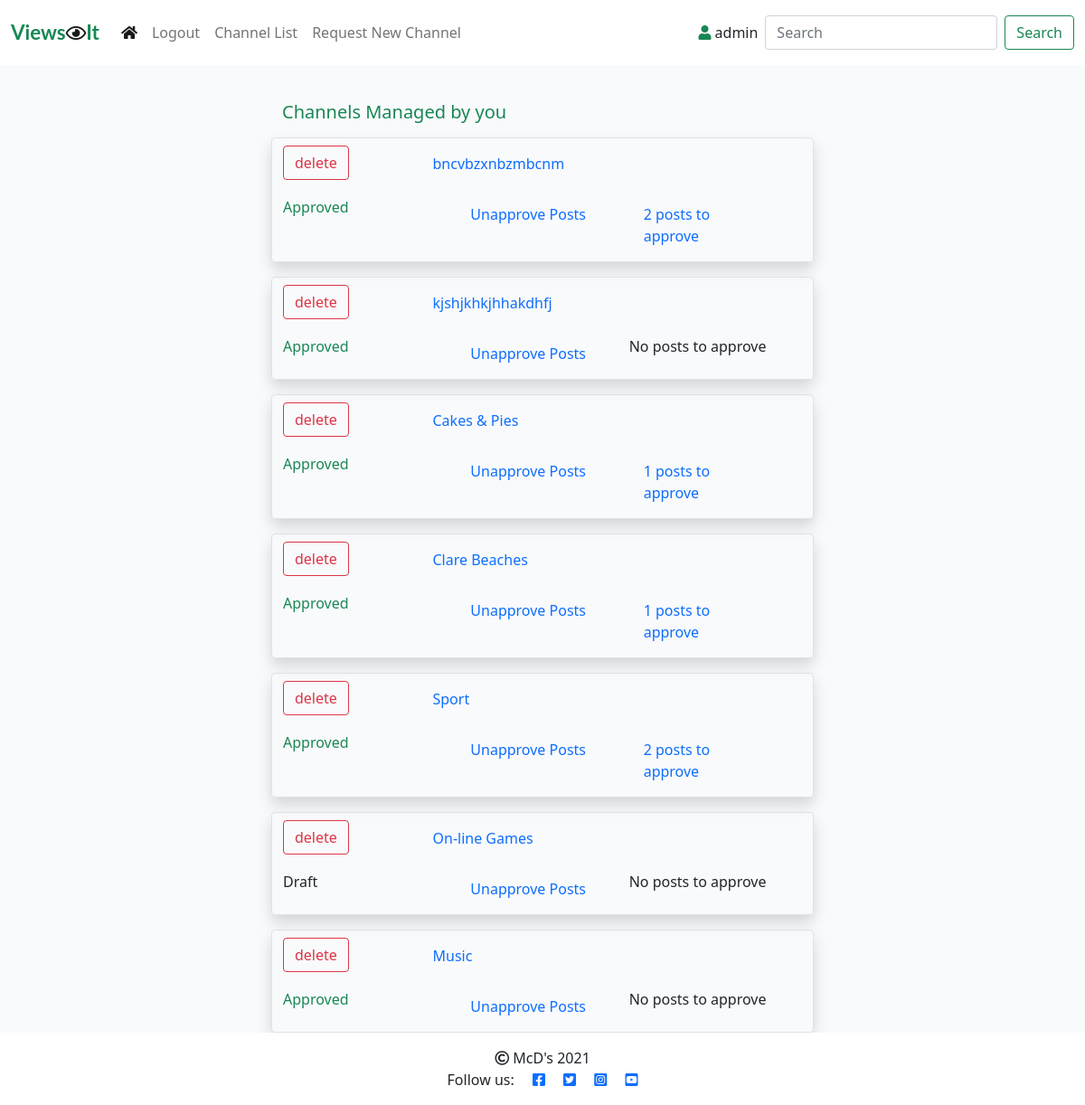
Page /channel_manage/ (signed in) on the earlier database version.
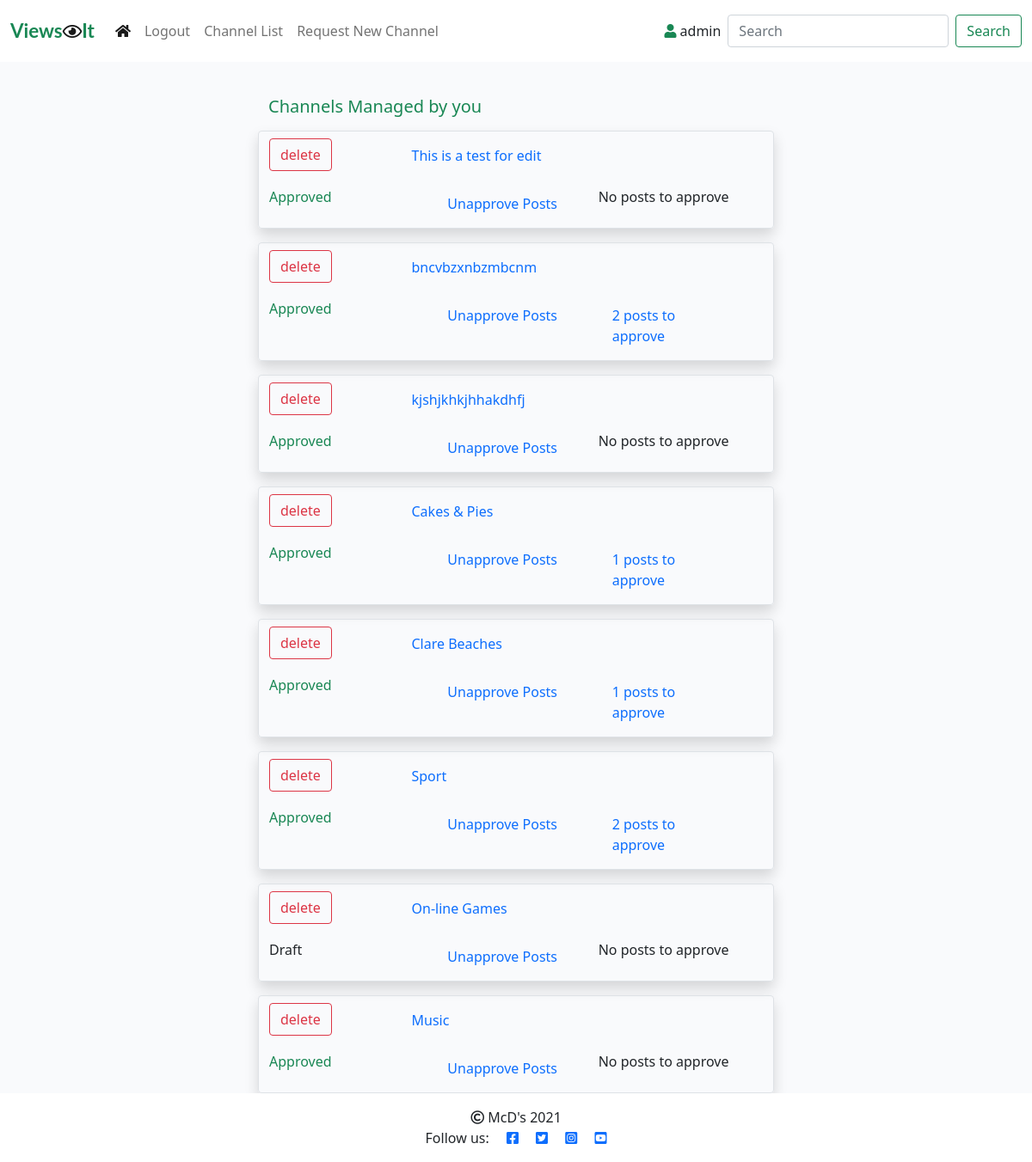
Same page on the later database version.
### viewsit_app/models.py (models this page shows, shortened)
class Channel(models.Model):
    topic = models.CharField(max_length=50)
    topic_url = models.SlugField(max_length=50, unique=True)
    description = models.CharField(max_length=200)
    author = models.ForeignKey(User, on_delete=models.CASCADE,
                               related_name="channels")
    created_on = models.DateTimeField(auto_now_add=True)
    updated_on = models.DateTimeField(auto_now=True)
    status = models.IntegerField(choices=STATUS, default=0)
    class Meta:
        ordering = ['-created_on']

### viewsit_app/views.py (the view)
# urls.py: path('channel_manage/', views.ChannelManage.as_view(),
class ChannelManage(generic.ListView):
    def get(self, request, *args, **kwargs):
        if not request.user.is_authenticated:
            return redirect('home')
        num_unapproved = Count('channelposts', filter=Q(channelposts__status__lte=0))
        queryset = Channel.objects.filter(author=request.user).order_by("-created_on").annotate(num_unapproved=num_unapproved)
        return render(
            request,
            "channel_manage.html",
            {
                "channel_list": queryset,
            },
        )

### templates/channel_manage.html (shortened to what this page needs)
{% extends "base.html" %}
{% block content %}
<div class="container-fluid">
    <div class="row">
        <div class="col-sm-6 mt-3 offset-md-3">
            <h5 class="mt-3 text-success">Channels Managed by you</h5>
            {% for channel in channel_list %}
                <div class="row border rounded shadow mt-3">
                    <div class="col-3 mt-2 mb-2">
                        <button type="button" class="btn btn-outline-danger" data-bs-toggle="modal" data-bs-target="#confirmManageDelete">delete</button>
                    </div>
                    <div class="col mt-2 mb-2 text-left" ><a class="nav-link" href="{% url 'channel_form' slug=channel.topic_url %}">
                        <p class="card-text">{{ channel.topic }}</p></a>
                    </div>
                    <div class="row">
                        {% if channel.status == 0 %}
                            <div class="col mt-2 mb-2 text-left">Draft</div>
                        {% else %}
                            <div class="col mt-2 mb-2 text-success text-left">Approved</div>
                        {% endif %}
                        <div class="col mt-2 mb-2 text-left" ><a class="nav-link" href="{% url 'channel_post_approve' slug=channel.topic_url post_approval_type='Unapprove' %}">
                            Unapprove Posts</a>
                        </div>
                        {% if channel.num_unapproved %}
                        <div class="col mt-2 mb-2 text-left"><a class="nav-link" href="{% url 'channel_post_approve' slug=channel.topic_url post_approval_type='Approve' %}">
                            {{ channel.num_unapproved }} posts to approve</a></div>
                        {% else %}
                        <div class="col mt-2 mb-2 text-left">No posts to approve</div>
                        {% endif %}
                    </div>
                </div>
            {% empty %}
                <div><h4>You currently don't manage any channels.</h4></div>
            {% endfor %}
        </div>
    </div>
</div>
{%endblock%}

### templates/base.html (shortened to what this page needs)
{% load static %}
<!DOCTYPE html>
<html class="h-100" lang="en">
<head>
    <link rel="stylesheet" href="https://cdnjs.cloudflare.com/ajax/libs/font-awesome/5.15.3/css/all.min.css">
    <link href="https://cdn.jsdelivr.net/npm/bootstrap@5.0.1/dist/css/bootstrap.min.css" rel="stylesheet"
>
    <link href="https://cdn.jsdelivr.net/npm/summernote@0.8.18/dist/summernote.min.css" rel="stylesheet">
    <link rel="stylesheet" href="{% static 'css/style.css' %}">
</head>
<body class="d-flex flex-column h-100 main-bg">
    <nav class="navbar navbar-expand-lg navbar-light fixed-top bg-white">
        <div class="container-fluid">
            <a class="navbar-brand" href="{% url 'home' %}"><span class="brand text-success">
                Views</span><i class="far fa-eye"></i><span class=" brand text-success">It</span></a>
            <div class="collapse navbar-collapse" id="navbarText">
                <ul class="navbar-nav me-auto mb-2 mb-lg-0">
                    <li class="nav-item">
                        <a class="nav-link active" aria-current="page" href="{% url 'channel_view_all' %}"><i class="fas fa-home"></i></a>
                    </li>
                    {% if user.is_authenticated %}
                    <li class="nav-item">
                        <a class="nav-link" href="{% url 'logout_user' %}">Logout</a>
                    </li>
                    {% endif %}
                    <li class="nav-item">
                        <a class="nav-link" href="{% url 'channel_list' %}">Channel List</a>
                    </li>
                    {% if user.is_authenticated and "channel_manage" in request.path %}
                    <li class="nav-item">
                        <a class="nav-link" href="{% url 'channel_form' %}">Request New Channel</a>
                    </li>
                    {% endif %}
                </ul>
                {% if user.is_authenticated %}
                    <p class="nav-item muted-text mt-3 me-2" id="navbarText"><i class="fas fa-user text-success"></i> {{ user }}</p>
                {% endif %}
                {% if not search_place_holder and not channel_topic_url%}
                    <span class="navbar-nav ml-auto mr-auto">
                        <form class="d-flex" action="{% url 'channel_view_search' %}" method="get">
                            <input class="form-control me-2" type="search" placeholder="Search" aria-label="Search" name="search_string">
                            <button class="btn btn-outline-success" type="submit">Search</button>
                        </form>
                    </span>
                {% endif %}
            </div>
        </div>
    </nav>
    <main class="flex-shrink-0 main-bg">
        {% block content %}
        {% endblock content %}
    </main>
   <footer class="footer mt-auto py-3 bg-white">
        <p class="m-0 text-center"><i class="far fa-copyright"></i>    McD's 2021</p>
        <p class="m-0 text-center"> Follow us:
            <a href="https://facebook.com" target="_blank" rel="no-opener" ><i class="fab fa-facebook-square ms-3"></i></a>
            <a href="https://twitter.com" target="_blank" rel="no-opener" ><i class="fab fa-twitter-square ms-3"></i></a>
            <a href="https://instagram.com" target="_blank" rel="no-opener" ><i class="fab fa-instagram-square ms-3"></i></a>
            <a href="https://youtube.com" target="_blank" rel="no-opener" ><i class="fab fa-youtube-square ms-3"></i></a>
        </p>
    </footer>
</body>
</html>

### static/css/style.css (style rules this page uses)
body { padding-top: 80px; }
.brand { font-family: Lato, sans-serif; font-size: 1.4rem; font-weight: 700; color: #4A4A4F; }
.main-bg { background-color: #F9FAFC; }

Differences in the rows shown:
added Channel: topic "This is a test for edit", status "Approved", shows "No posts to approve"
